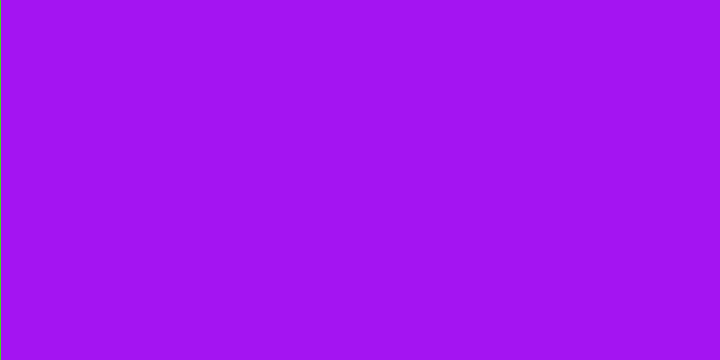
Frame 1 (no input)
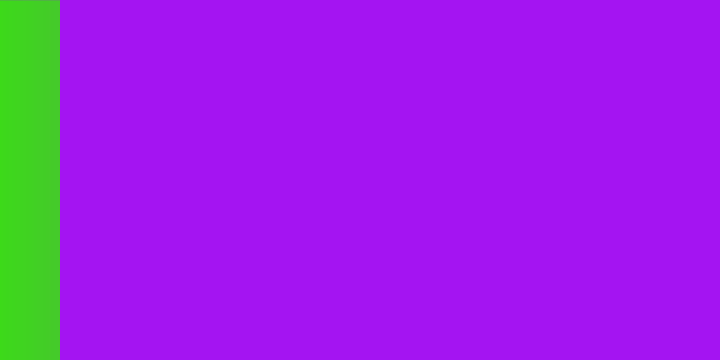
Frame 60 (the mouse pressed at the canvas centre just before this capture)
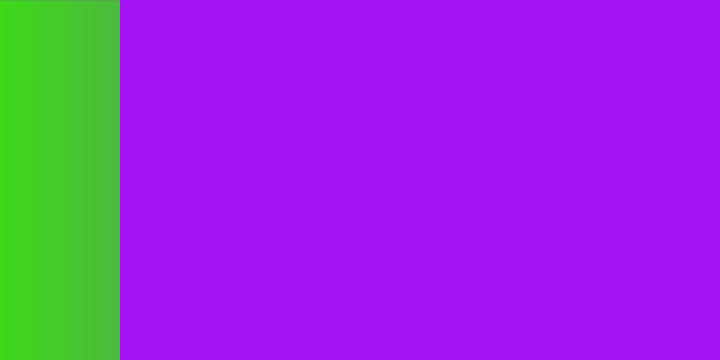
Frame 120 (the mouse held since frame 60 and released just before this capture)

The Processing sketch that drew these frames (run headless with seeded random() and noise(); from frame 60 on, the mouse is pressed at the canvas centre):

// Processing sketch: LSI10_Gradiente
// ── LSI10_Gradiente.pde
/* __   ________  ___  ___ _______
  / /  / __/  _/ |_  |/ _ <  / __/
 / /___\ \_/ /  / __// // / /__ \ 
/____/___/___/ /____/\___/_/____/ 
                                  
Aula de 10/04/2015: 
Gradiente entre duas cores aleatórias.
Por Eduardo Morais / FBAUP - www.eduardomorais.pt/fbaup/
*/

/*
Declarações de variáveis: 
*/
int x;
color gradiente;

/*
Função setup():
Executada automaticamente no início do programa:
*/
void setup() {
  // já não é preciso explicar estas funções:
  size(720, 360);
  frameRate(60);
  
  // vamos sortear as cores do gradiente e do fundo:
  background(random(0, 255), random(0,80), random(0,255));
  gradiente = color(random(0, 255), random(0,255), random(0,80));
  
  x = 0; // definimos o valor de x aqui - assim podemos chamar o setup() mais tarde :)
 
  strokeWeight(1);
}


/*
Função draw():
Executada repetidamente a cada 'frame'/fotograma de animação.
*/
void draw() {
  // vamos desenhar linhas verticais da cor do gradiente e com opacidade variável!
  
  // a função map faz uma 'regra de três simples', devolvendo um float -
  // https://www.processing.org/reference/map_.html
  // fazemos corresponder o valor actual de x, que variará entre 0 e a largura do ecrã,
  // a uma opacidade que pode variar entre 255 e 0. 
  float opacidade = map(x, 0, width, 255, 0);
  
  stroke(gradiente, opacidade);
  
  line(x, 0, x, height); // desenhamos uma linha vertical na posição x.
  
  x++; // incrementamos o x.
  
  // se o x chegar ao final, repetimos tudo:
  if (x >= width) {
    setup(); 
  }
  
} // fim da função draw()
